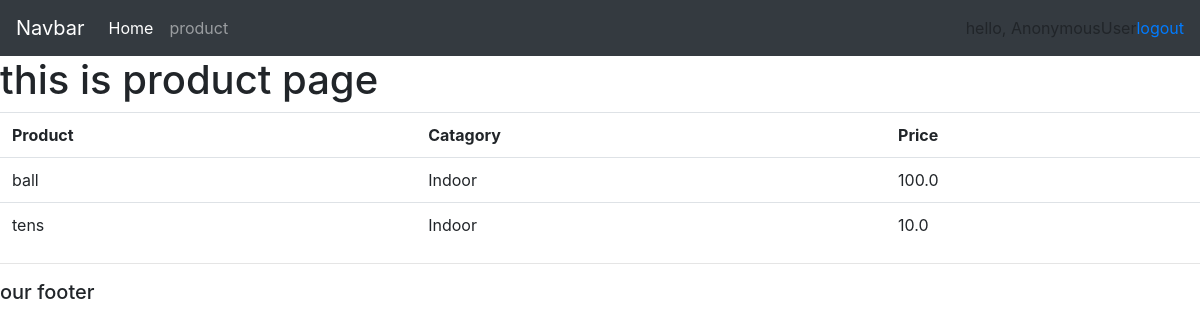
Screenshot of /products/ with the database file from the repository.
### cmd1/models.py (models this page shows, shortened)
class Product(models.Model):
    CATAGORY=(
        ('Indoor', 'Indoor'),
        ('Outdoor', 'Outdoor')
    )
    name = models.CharField(max_length=200, null=True)
    price = models.FloatField(null=True)
    catagory = models.CharField(max_length=200, null=True, choices=CATAGORY)
    description = models.CharField(max_length=200, null=True, blank=True)
    date_created = models.DateTimeField(auto_now_add=True, null=True)
    tags = models.ManyToManyField(Tag)

### cmd1/views.py (the view)
# urls.py: path('products/', views.products, name="products"),
def products(request):
    products = Product.objects.all()
    context = {'products':products}
    return render(request, "products.html", context)

### cmd1/templates/products.html
{% extends 'main.html' %}
{% block content %}
<h1>this is product page</h1>
<table class="table">
    <tr>
        <th>Product</th>
        <th>Catagory</th>
        <th>Price</th>
    </tr>
    {%for i in products%}
        <tr>
            <td>{{i.name}}</td>
            <td>{{i.catagory}}</td>
            <td>{{i.price}}</td>
        </tr>
    {%endfor%}
</table>
{% endblock  %}

### rows the page displays
Product: name "ball", catagory "Indoor", price "100.0"
Product: name "tens", catagory "Indoor", price "10.0"

### other values shown
{{ request.user }} "AnonymousUser"
